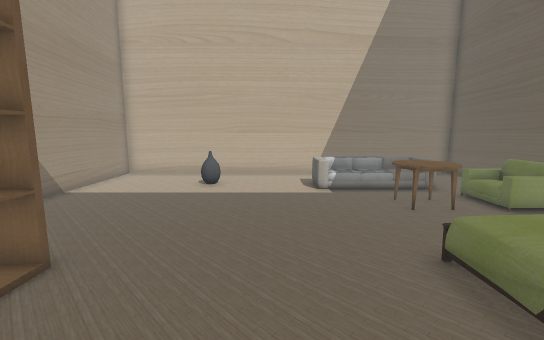
View 1 (above)

12 first-person views from a walk through a 3-D level made in the Unity game engine. The camera is 1.3 m above the floor, tilts 8° down and sees 90° across. The floor is counted in squares, 0.5 m on a side. Each view is taken from the middle of a square. On the plan, view 1 faces up. The plan holds only what a view shows up to about 19 squares ahead; the rest is blank. The player is left out. Some surface patterns are stand-ins.

View 2
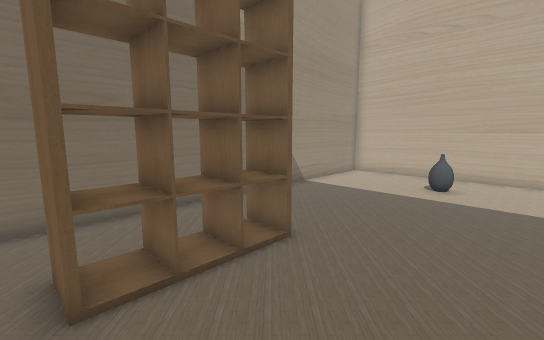

View 3
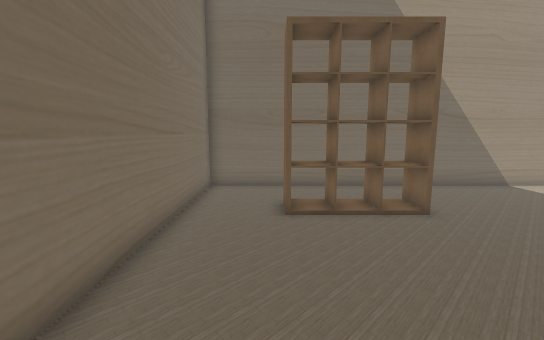

View 4
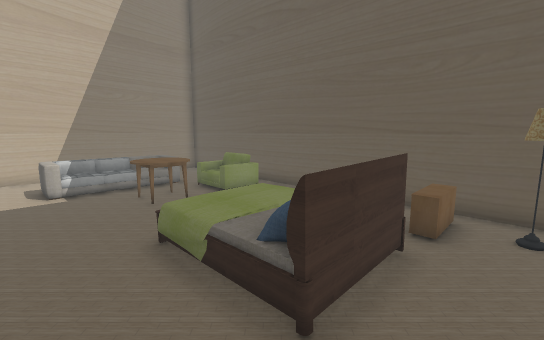

View 5
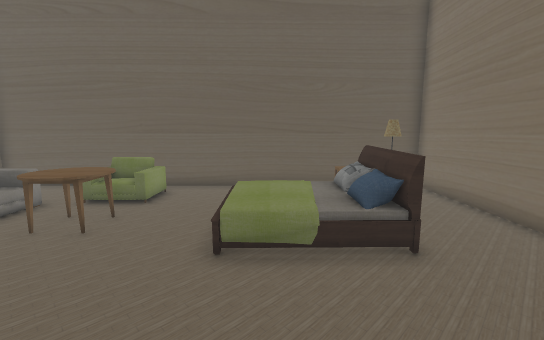

View 6
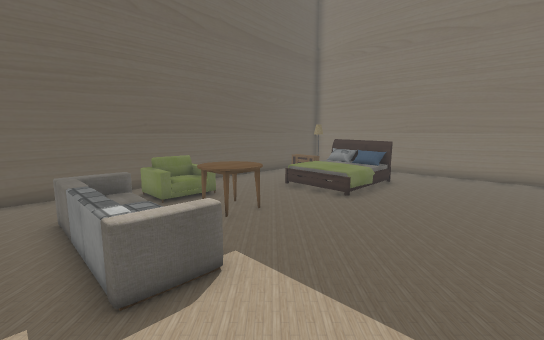

View 7
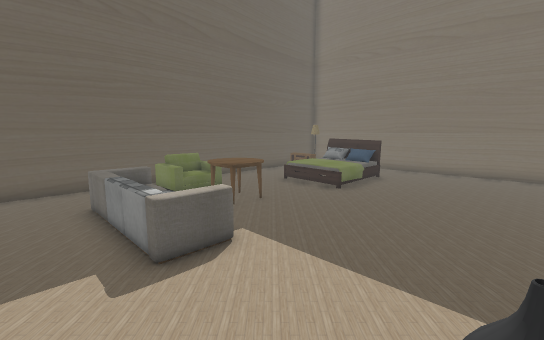

View 8
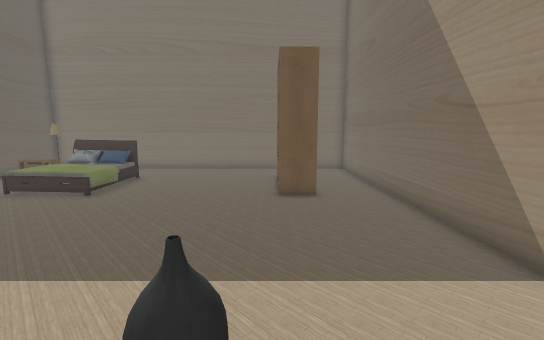

View 9
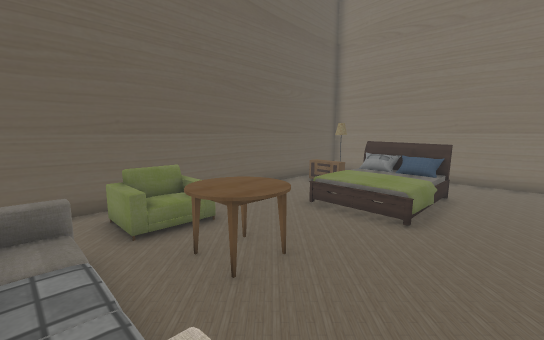

View 10
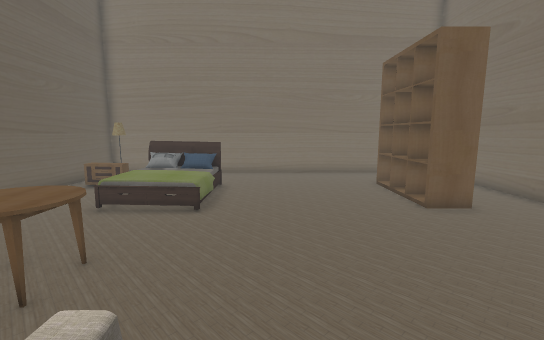

View 11
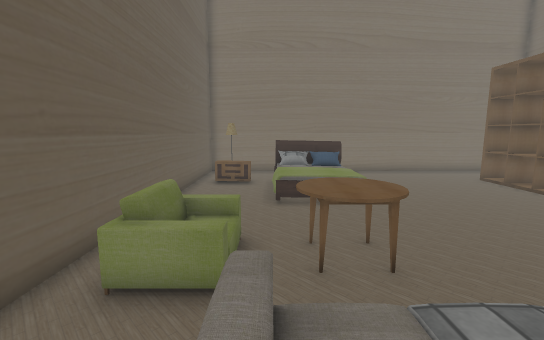

View 12
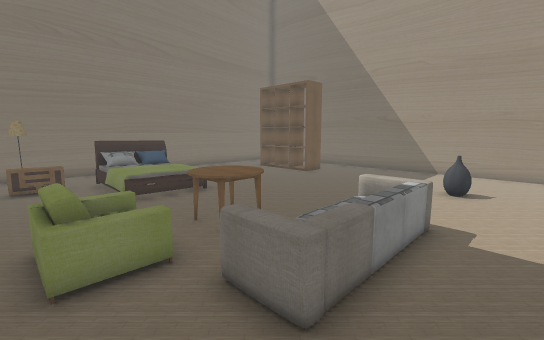

### Floor plan
Key: @ floor where view 1 was taken; # wall or solid block; . main floor; : floor 0.5 m higher than the main floor; + floor 0.75 m higher than the main floor; / step, stairs or slope; A vase; S sofa; T table; C chair; R rack; B bed; O other object.
Columns run from 9 left of view 1 to 11 right of it. Each row starts with its distance up from view 1.
 17 #####################
 16 #...................#
 15 #...................#
 14 #.....A....SSSSSS...#
 13 #.....A....SS   S...#
 12 #..........S....S...#
 11 #.............TT.CCC#
 10 #............TTT.O C#
  9 #............TTT.CCC#
  8 #...................#
  7 #...................#
  6 #...................#
  5 #..RRR.......//:/...#
  4 #..RRR.......:::/...#
  3 #..RRR.......:: /...#
  2 #..RRR.......+  /...#
  1 #..RRR.......BBBB/O.#
  0 #...R....@..........#
 -1 #.................OO#
 -2 #...................#
 -3 #####################

Where each view was taken, in squares from view 1:
view 1: 0 up, 0 right, facing up
view 2: 0 up, 0 right, facing up-left
view 3: 0 up, 4 right, facing left
view 4: 1 down, 1 right, facing up-right
view 5: 4 up, 2 left, facing right
view 6: 15 up, 2 left, facing down-right
view 7: 16 up, 3 left, facing down-right
view 8: 16 up, 4 left, facing down
view 9: 13 up, 1 right, facing down-right
view 10: 14 up, 1 right, facing down
view 11: 15 up, 7 right, facing down
view 12: 16 up, 10 right, facing down-left
